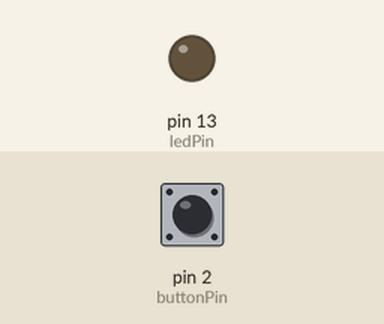
A sketch run on a simulated Arduino Uno, built with avr-gcc and run on an emulated ATmega328P. Parts: output pins drawn as LEDs (lit = HIGH). Inputs (shaded band) come from the test bench; at power-on: pin 2 (buttonPin) HIGH.

Above: at 1.2 s.
1.3 s: pin 2 (buttonPin) pulled LOW for 0.15 s
At 1.42 s:
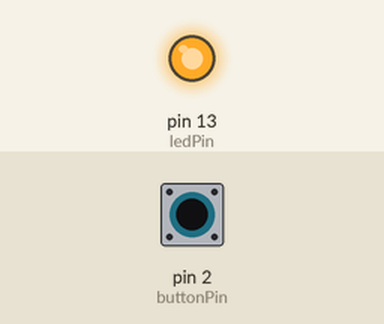
2.9 s: pin 2 (buttonPin) pulled LOW for 3.2 s
At 6.9 s:
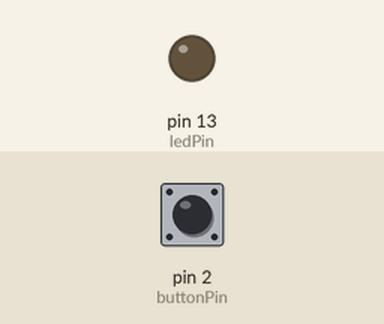
Timing chart, 0 to 8.4 s (numbered marks = the images above; inputs shaded):
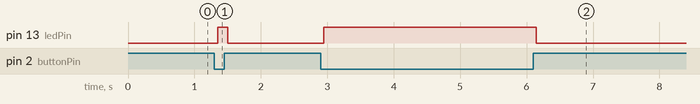

Measured:
- after the input at 1.3 s, pin 13 (ledPin): LOW → HIGH after 0.05 s, → LOW 0.15 s later
- after the input at 2.9 s, pin 13 (ledPin): LOW → HIGH after 0.05 s, → LOW 3.2 s later

The sketch:

Basic_Button.ino
```cpp
const uint8_t buttonPin = 2;
const uint8_t ledPin = 13;

bool buttonState = false;
bool lastReading = false;

unsigned long lastDebounceTime = 0;
const unsigned long debounceDelay = 50;

void setup() {
  pinMode(ledPin, OUTPUT);
  pinMode(buttonPin, INPUT_PULLUP);
}

void loop() {
  bool reading = !digitalRead(buttonPin);

  if (reading != lastReading) {
    lastDebounceTime = millis();
  }

  if (millis() - lastDebounceTime > debounceDelay) {
    if (reading != buttonState) {
      buttonState = reading;
      digitalWrite(ledPin, buttonState);
    }
  }

  lastReading = reading;
}
```
